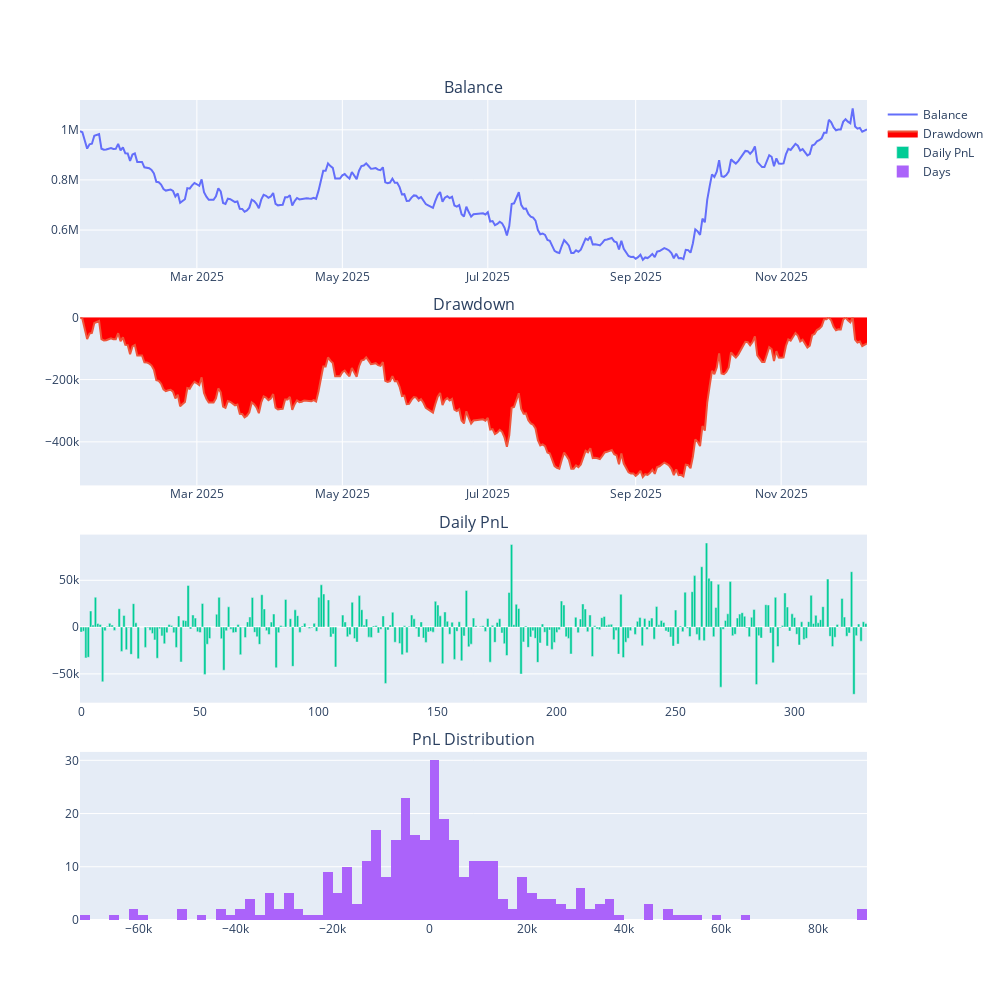

Notebook cell for this chart:
### Code cell
engine.show_chart()

### Figure 1 — Plotly figure (JSON) as saved in the notebook; plotly's stock layout.template omitted (floating-point values rounded to 4 significant figures; data arrays with more than 128 entries replaced by an {"elided": "..."} marker saying what was removed)
{"data": [{"mode": "lines", "name": "Balance", "type": "scatter", "x": {"elided": "331 str values"}, "xaxis": "x", "y": {"elided": "331 float values"}, "yaxis": "y"}, {"fill": "tozeroy", "fillcolor": "red", "mode": "lines", "name": "Drawdown", "type": "scatter", "x": {"elided": "331 str values"}, "xaxis": "x2", "y": {"elided": "331 float values"}, "yaxis": "y2"}, {"name": "Daily PnL", "type": "bar", "xaxis": "x3", "y": {"elided": "331 float values"}, "yaxis": "y3"}, {"name": "Days", "nbinsx": 100, "type": "histogram", "x": {"elided": "331 float values"}, "xaxis": "x4", "yaxis": "y4"}], "layout": {"annotations": [{"font": {"size": 16}, "showarrow": false, "text": "Balance", "x": 0.5, "xanchor": "center", "xref": "paper", "y": 1, "yanchor": "bottom", "yref": "paper"}, {"font": {"size": 16}, "showarrow": false, "text": "Drawdown", "x": 0.5, "xanchor": "center", "xref": "paper", "y": 0.735, "yanchor": "bottom", "yref": "paper"}, {"font": {"size": 16}, "showarrow": false, "text": "Daily PnL", "x": 0.5, "xanchor": "center", "xref": "paper", "y": 0.47, "yanchor": "bottom", "yref": "paper"}, {"font": {"size": 16}, "showarrow": false, "text": "PnL Distribution", "x": 0.5, "xanchor": "center", "xref": "paper", "y": 0.205, "yanchor": "bottom", "yref": "paper"}], "height": 1000, "width": 1000, "xaxis": {"anchor": "y", "domain": [0, 1]}, "xaxis2": {"anchor": "y2", "domain": [0, 1]}, "xaxis3": {"anchor": "y3", "domain": [0, 1]}, "xaxis4": {"anchor": "y4", "domain": [0, 1]}, "yaxis": {"anchor": "x", "domain": [0.795, 1]}, "yaxis2": {"anchor": "x2", "domain": [0.53, 0.735]}, "yaxis3": {"anchor": "x3", "domain": [0.265, 0.47]}, "yaxis4": {"anchor": "x4", "domain": [0, 0.205]}}}
